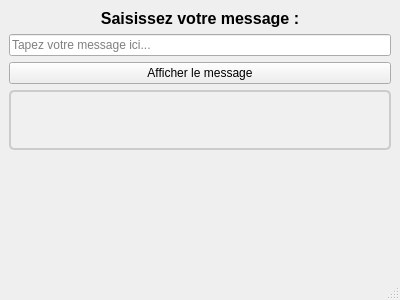
<?xml version="1.0" encoding="UTF-8"?>
<ui version="4.0">
 <class>MainWindow</class>
 <widget class="QMainWindow" name="MainWindow">
  <property name="geometry">
   <rect>
    <x>0</x>
    <y>0</y>
    <width>400</width>
    <height>300</height>
   </rect>
  </property>
  <property name="windowTitle">
   <string>Examen PyQt6 - Partie 1</string>
  </property>
  <widget class="QWidget" name="centralwidget">
   <layout class="QVBoxLayout" name="verticalLayout">
    <item>
     <widget class="QLabel" name="label_titre">
      <property name="text">
       <string>Saisissez votre message :</string>
      </property>
      <property name="font">
       <font>
        <pointsize>12</pointsize>
        <weight>75</weight>
        <bold>true</bold>
       </font>
      </property>
      <property name="alignment">
       <set>Qt::AlignCenter</set>
      </property>
     </widget>
    </item>
    <item>
     <widget class="QLineEdit" name="lineEdit_message">
      <property name="placeholderText">
       <string>Tapez votre message ici...</string>
      </property>
     </widget>
    </item>
    <item>
     <widget class="QPushButton" name="pushButton_afficher">
      <property name="text">
       <string>Afficher le message</string>
      </property>
     </widget>
    </item>
    <item>
     <widget class="QLabel" name="label_affichage">
      <property name="text">
       <string></string>
      </property>
      <property name="alignment">
       <set>Qt::AlignCenter</set>
      </property>
      <property name="styleSheet">
       <string>QLabel {
    border: 2px solid #ccc;
    border-radius: 5px;
    padding: 10px;
    background-color: #f0f0f0;
}</string>
      </property>
      <property name="wordWrap">
       <bool>true</bool>
      </property>
      <property name="minimumSize">
       <size>
        <width>0</width>
        <height>60</height>
       </size>
      </property>
     </widget>
    </item>
    <item>
     <spacer name="verticalSpacer">
      <property name="orientation">
       <enum>Qt::Vertical</enum>
      </property>
      <property name="sizeHint" stdset="0">
       <size>
        <width>20</width>
        <height>40</height>
       </size>
      </property>
     </spacer>
    </item>
   </layout>
  </widget>
  <widget class="QMenuBar" name="menubar">
   <property name="geometry">
    <rect>
     <x>0</x>
     <y>0</y>
     <width>400</width>
     <height>22</height>
    </rect>
   </property>
  </widget>
  <widget class="QStatusBar" name="statusbar"/>
 </widget>
 <resources/>
 <connections/>
</ui> 
